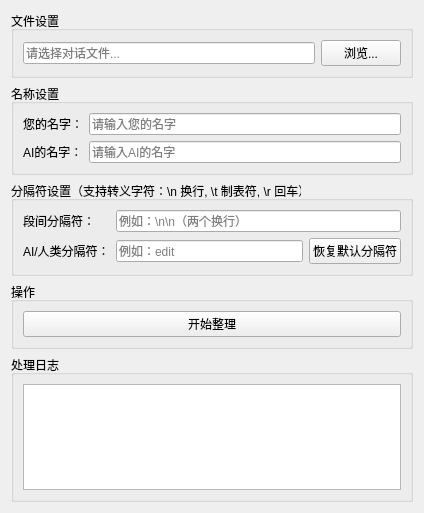
<?xml version="1.0" encoding="UTF-8"?>
<ui version="4.0">
 <class>ChatFormatWidget</class>
 <widget class="QWidget" name="ChatFormatWidget">
  <property name="geometry">
   <rect>
    <x>0</x>
    <y>0</y>
    <width>424</width>
    <height>513</height>
   </rect>
  </property>
  <property name="windowTitle">
   <string>对话整理工具 - 支持自定义分隔符</string>
  </property>
  <layout class="QVBoxLayout" name="verticalLayout">
   <item>
    <widget class="QGroupBox" name="groupBox">
     <property name="title">
      <string>文件设置</string>
     </property>
     <layout class="QHBoxLayout" name="horizontalLayout">
      <item>
       <widget class="QLineEdit" name="filePathEdit">
        <property name="placeholderText">
         <string>请选择对话文件...</string>
        </property>
       </widget>
      </item>
      <item>
       <widget class="QPushButton" name="browseButton">
        <property name="text">
         <string>浏览...</string>
        </property>
       </widget>
      </item>
     </layout>
    </widget>
   </item>
   <item>
    <widget class="QGroupBox" name="groupBox_2">
     <property name="title">
      <string>名称设置</string>
     </property>
     <layout class="QGridLayout" name="gridLayout">
      <item row="0" column="0">
       <widget class="QLabel" name="label">
        <property name="text">
         <string>您的名字：</string>
        </property>
       </widget>
      </item>
      <item row="0" column="1">
       <widget class="QLineEdit" name="myNameEdit">
        <property name="placeholderText">
         <string>请输入您的名字</string>
        </property>
       </widget>
      </item>
      <item row="1" column="0">
       <widget class="QLabel" name="label_2">
        <property name="text">
         <string>AI的名字：</string>
        </property>
       </widget>
      </item>
      <item row="1" column="1">
       <widget class="QLineEdit" name="aiNameEdit">
        <property name="placeholderText">
         <string>请输入AI的名字</string>
        </property>
       </widget>
      </item>
     </layout>
    </widget>
   </item>
   <item>
    <widget class="QGroupBox" name="groupBox_3">
     <property name="title">
      <string>分隔符设置（支持转义字符：\n 换行, \t 制表符, \r 回车）</string>
     </property>
     <layout class="QGridLayout" name="gridLayout_2">
      <item row="1" column="0">
       <widget class="QLabel" name="label_5">
        <property name="toolTip">
         <string>用于分隔人类对话和AI对话的分隔符（默认：edit）</string>
        </property>
        <property name="text">
         <string>AI/人类分隔符：</string>
        </property>
       </widget>
      </item>
      <item row="0" column="0">
       <widget class="QLabel" name="label_3">
        <property name="toolTip">
         <string>用于分隔不同对话块的分隔符（默认：两个换行 \\n\\n）</string>
        </property>
        <property name="text">
         <string>段间分隔符：</string>
        </property>
       </widget>
      </item>
      <item row="0" column="1" colspan="2">
       <widget class="QLineEdit" name="blockSeparatorEdit">
        <property name="toolTip">
         <string>用于分隔不同对话块的分隔符（默认：两个换行 \\n\\n）</string>
        </property>
        <property name="placeholderText">
         <string>例如：\n\n（两个换行）</string>
        </property>
       </widget>
      </item>
      <item row="1" column="1">
       <widget class="QLineEdit" name="aiHumanSeparatorEdit">
        <property name="toolTip">
         <string>用于分隔人类对话和AI对话的分隔符（默认：edit）</string>
        </property>
        <property name="placeholderText">
         <string>例如：edit</string>
        </property>
       </widget>
      </item>
      <item row="1" column="2">
       <widget class="QPushButton" name="resetSeparatorsButton">
        <property name="text">
         <string>恢复默认分隔符</string>
        </property>
       </widget>
      </item>
     </layout>
    </widget>
   </item>
   <item>
    <widget class="QGroupBox" name="groupBox_4">
     <property name="title">
      <string>操作</string>
     </property>
     <layout class="QVBoxLayout" name="verticalLayout_3">
      <item>
       <widget class="QPushButton" name="formatButton">
        <property name="text">
         <string>开始整理</string>
        </property>
       </widget>
      </item>
     </layout>
    </widget>
   </item>
   <item>
    <widget class="QGroupBox" name="groupBox_5">
     <property name="title">
      <string>处理日志</string>
     </property>
     <layout class="QVBoxLayout" name="verticalLayout_2">
      <item>
       <widget class="QTextEdit" name="logTextEdit">
        <property name="readOnly">
         <bool>true</bool>
        </property>
       </widget>
      </item>
     </layout>
    </widget>
   </item>
  </layout>
 </widget>
 <resources/>
 <connections/>
</ui>
